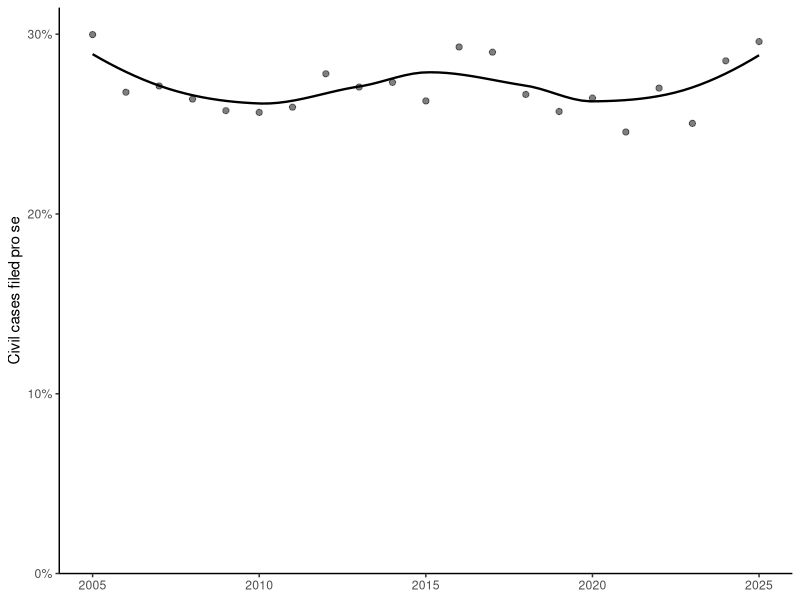

The R source for this figure:
## ---- chunk 1
#| label: fig-prose
#| fig-alt: "Scatterplot of the share of federal civil filings by self-represented litigants, fiscal years 2005 to 2025, with a smoothed trend staying between about 25 and 30 percent."
#| fig-cap: "Share of federal civil cases filed by self-represented (pro se) litigants, fiscal years 2005--2025. The Northern District of Florida is excluded from every year because the tens of thousands of directly filed 3M earplug MDL cases there in 2020--2024 were mostly recorded as pro se filings. The curve is a LOESS fit. Source: Admin. Off. of the U.S. Cts., *Judicial Business of the United States Courts* tbl. C-13 (2011--2025), tbl. S-23 (2007--2010), tbl. S-24 (2005--2006)."
#| echo: false
#| fig-width: 6.5
#| fig-height: 3.5
library(ggplot2)

prose <- read.csv("data/prose_share.csv")

ggplot(prose, aes(year, pct_prose_exFLN)) +
  geom_smooth(method = "loess", formula = y ~ x, se = FALSE,
              colour = "black", linewidth = 0.8) +
  geom_point(size = 1.8, alpha = 0.5) +
  scale_y_continuous(limits = c(0, NA), labels = function(x) paste0(x, "%"),
                     expand = expansion(mult = c(0, 0.05))) +
  labs(x = NULL, y = "Civil cases filed pro se") +
  theme_classic(base_size = 11)
